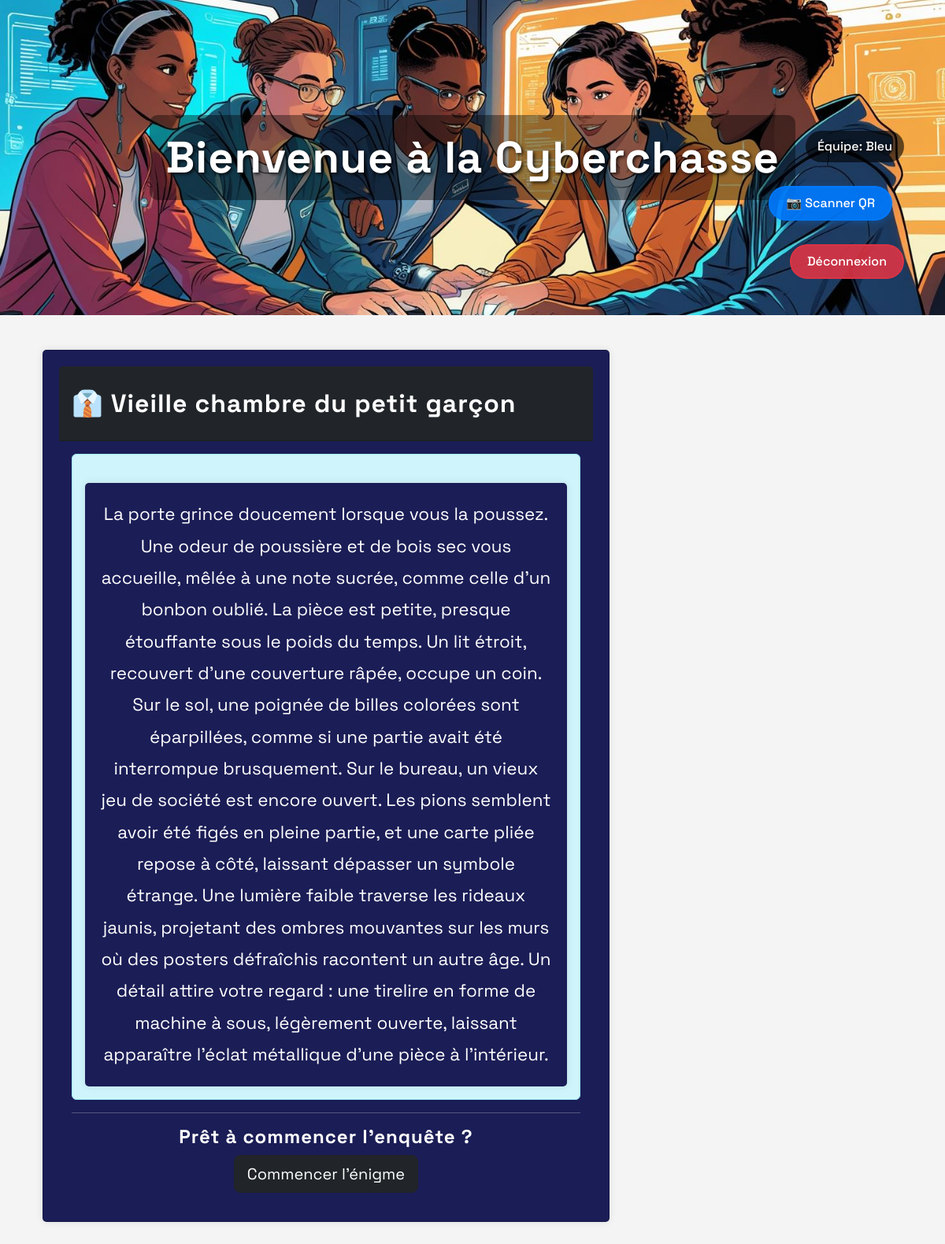
Page /lieux/vieille_chambre_du_petit_garon/index.php (signed in) on the committed database.
### tables this page shows
CREATE TABLE `lieux` (
  `id` int NOT NULL AUTO_INCREMENT,
  `nom` varchar(100) NOT NULL,
  `slug` varchar(100) NOT NULL COMMENT 'URL friendly',
  `description` text,
  `ordre` int DEFAULT '0' COMMENT 'Ordre dans le parcours',
  `temps_limite` int DEFAULT '300' COMMENT 'Temps limite en secondes',
  `enigme_requise` tinyint(1) DEFAULT '0',
  `statut` enum('actif','inactif') DEFAULT 'actif',
  `created_at` timestamp NULL DEFAULT CURRENT_TIMESTAMP,
  `updated_at` timestamp NULL DEFAULT CURRENT_TIMESTAMP ON UPDATE CURRENT_TIMESTAMP,
  `reponse_enigme` varchar(10) DEFAULT 'B' COMMENT 'Réponse correcte de l''énigme (A, B, C, D)',
  `enigme_texte` text COMMENT 'Texte de l''énigme',
  `options_enigme` json DEFAULT NULL COMMENT 'Options de réponse de l''énigme',
  `enigme_id` int DEFAULT NULL,
  `delai_indice` int DEFAULT '6' COMMENT 'Délai en minutes avant disponibilité de l''indice',
  PRIMARY KEY (`id`),
  UNIQUE KEY `nom` (`nom`),
  UNIQUE KEY `slug` (`slug`),
  KEY `idx_slug` (`slug`),
  KEY `idx_ordre` (`ordre`),
  KEY `idx_statut` (`statut`)
);

### lieux/vieille_chambre_du_petit_garon/index.php (the view, shortened to what this page needs)
<?php
require_once '../../config/connexion.php';
$team_name = $_SESSION['team_name'];
$lieu_slug = 'vieille_chambre_du_petit_garon';
$stmt = $pdo->prepare("SELECT id FROM equipes WHERE nom = ?");
$stmt->execute([$team_name]);
$equipe = $stmt->fetch(PDO::FETCH_ASSOC);
$stmt = $pdo->prepare("SELECT id, nom, ordre, description FROM lieux WHERE slug = ?");
$stmt->execute([$lieu_slug]);
$lieu = $stmt->fetch(PDO::FETCH_ASSOC);
$stmt = $pdo->prepare("SELECT * FROM parcours WHERE equipe_id = ? AND lieu_id = ?");
$stmt->execute([$equipe['id'], $lieu['id']]);
$parcours = $stmt->fetch(PDO::FETCH_ASSOC);
$enigme_resolue = ($parcours && $parcours['statut'] === 'termine');
?>
<div class='container mt-4'>
    <div class='row'>
        <div class='col-md-8'>
            <div class='card'>
                <div class='card-header bg-dark text-white'>
                    <h2>👔 <?php echo htmlspecialchars($lieu['nom']); ?></h2>
                </div>
                <div class='card-body'>
                    <?php if ($enigme_resolue): ?>
                        <div class="alert alert-success text-center">
                            <i class="fas fa-check-circle fa-3x mb-3"></i>
                            <h4>🎉 Bravo !</h4>
                            <p>Vous avez déjà résolu l'énigme de ce lieu.</p>
                            <p class="mb-0"><strong>Score obtenu :</strong> <?php echo $parcours['score_obtenu'] ?? 0; ?> points</p>
                        </div>
                        <div class="text-center">
                            <a href="../accueil/" class="btn btn-dark btn-lg">
                                <i class="fas fa-home"></i> Retour à l'accueil
                            </a>
                        </div>
                    <?php else: ?>
                        <div class='alert alert-info'>
                            <?php if (!empty($lieu['description'])): ?>
                                <p class="mb-0"><?php echo htmlspecialchars($lieu['description']); ?></p>
                            <?php else: ?>
                                <p class="mb-0">Aucune description disponible pour ce lieu.</p>
                            <?php endif; ?>
                        </div>
                        <hr>
                        <div class='text-center'>
                            <h4> Prêt à commencer l'enquête ?</h4>
                            <a href='../../enigme_launcher.php?lieu=<?php echo $lieu_slug; ?>' class='btn btn-dark btn-lg'> Commencer l'énigme</a>
                        </div>
                    <?php endif; ?>
                </div>
            </div>
        </div>
    </div>
</div>

### styles/style.css (style rules this page uses)
body { font-family: 'Space Grotesk', sans-serif; background-color: #f4f4f4; color: #333; margin: 0 0 100px 0; padding: 0; }
h1, h2, h3, h4, h5, h6 { font-family: 'Space Grotesk', sans-serif; font-weight: 700; letter-spacing: 1px; }
p , li { font-size: 1.4rem; line-height: 1.8; }
.container { overflow: hidden; }
.intro h2, p { background-color: #1B1D56; text-align: center; color: white; padding: 20px; margin: 20px 0; border-radius: 5px; box-shadow: 0 0 10px rgba(0,0,0,0.1); }
.card { background: #1B1D56; color: white; padding: 20px; border-radius: 5px; box-shadow: 0 0 10px rgba(0,0,0,0.1); margin: 20px 0; }
h2 { color: white; margin: 20px 0; }
.commencer h2, p { background: #1B1D56; color: white; text-align: center; padding: 20px; margin: 20px 0; border-radius: 5px; }

### rows in the picture
lieux: nom "Vieille chambre du petit garçon", description "La porte grince doucement lorsque vous la poussez. Une odeur de poussière et de bois sec vous accueille, mêlée à une note sucrée, comme celle d’un bonbon oublié. La pièce est petite, presque étouffante sous le poids du temps. Un lit étroit, recouvert d’une couverture râpée, occupe un coin. Sur le sol, une poignée de billes colorées sont éparpillées, comme si une partie avait été interrompue brusquement. Sur le bureau, un vieux jeu de société est encore ouvert. Les pions semblent avoir été figés en pleine partie, et une carte pliée repose à côté, laissant dépasser un symbole étrange. Une lumière faible traverse les rideaux jaunis, projetant des ombres mouvantes sur les murs où des posters…"

### other values in the picture
$_SESSION['team_name'] "Bleu"
